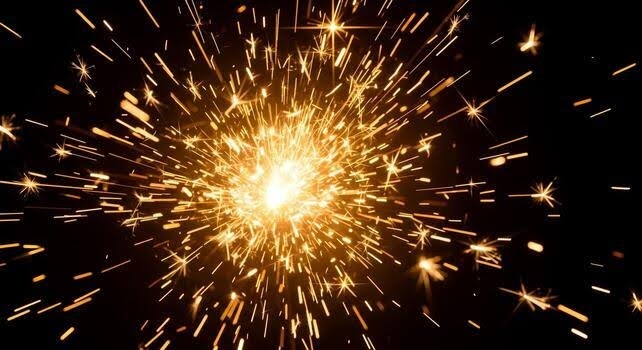
#> input picture reports/fire_smoke_validation/original/sc_01_img_orig_04d1c461_orig.jpg, 642 x 350 px, found by its file name
$ python generate_test_videos.py
#> lines starting #> are read from the running program, lines starting #| are printed output that depends on the picture; after the words box and inside, x2 and y2 are one past the last pixel; in counts of white or black regions, pixels touching at a corner belong together
import os
import cv2
import numpy as np

# [21 lines left out: function create_cctv_frame_base, not called in this run]

def apply_cctv_osd(frame, frame_idx, fps, cam_name="CAM-04 INDUSTRIAL NORTH"):
    """Adds CCTV timestamp, camera name, and REC icon."""
    h, w = frame.shape[:2]
    # Timestamp
    total_sec = frame_idx / fps
    mins = int(total_sec // 60)
    secs = int(total_sec % 60)
    millis = int((total_sec - int(total_sec)) * 100)
    time_str = f"2026-10-06 {mins:02d}:{secs:02d}:{millis:02d} UTC"

    # Sub-surface banner
    cv2.putText(frame, cam_name, (30, 40), cv2.FONT_HERSHEY_SIMPLEX, 0.7, (220, 220, 220), 2, cv2.LINE_AA)
    cv2.putText(frame, time_str, (30, 75), cv2.FONT_HERSHEY_SIMPLEX, 0.6, (180, 180, 180), 2, cv2.LINE_AA)

    # REC dot
    if (frame_idx // 12) % 2 == 0:
        cv2.circle(frame, (w - 80, 40), 7, (0, 0, 240), -1)
        cv2.putText(frame, "REC", (w - 65, 46), cv2.FONT_HERSHEY_SIMPLEX, 0.6, (0, 0, 240), 2, cv2.LINE_AA)
    return frame

def load_source_images():
    base_dir = os.path.join("reports", "fire_smoke_validation", "original")
    sources = {
        "sparks": cv2.imread(os.path.join(base_dir, "sc_01_img_orig_04d1c461_orig.jpg")),
        "fire": cv2.imread(os.path.join(base_dir, "sc_12_img_orig_869f0159_orig.jpg")),
        "smoke": cv2.imread(os.path.join(base_dir, "sc_05_rtsp_c00d3929_orig.jpg")),
        "fire_smoke": cv2.imread(os.path.join(base_dir, "sc_04_img_orig_1a8724fd_orig.jpg")),
        "fog_steam": cv2.imread(os.path.join(base_dir, "sc_14_synthetic_fog_orig.jpg")),
        "dust": cv2.imread(os.path.join(base_dir, "sc_17_synthetic_dust_orig.jpg")),
        "reflection": cv2.imread(os.path.join(base_dir, "sc_19_synthetic_reflections_orig.jpg")),
        "normal": cv2.imread(os.path.join(base_dir, "sc_24_synthetic_night_scene_orig.jpg")),
    }
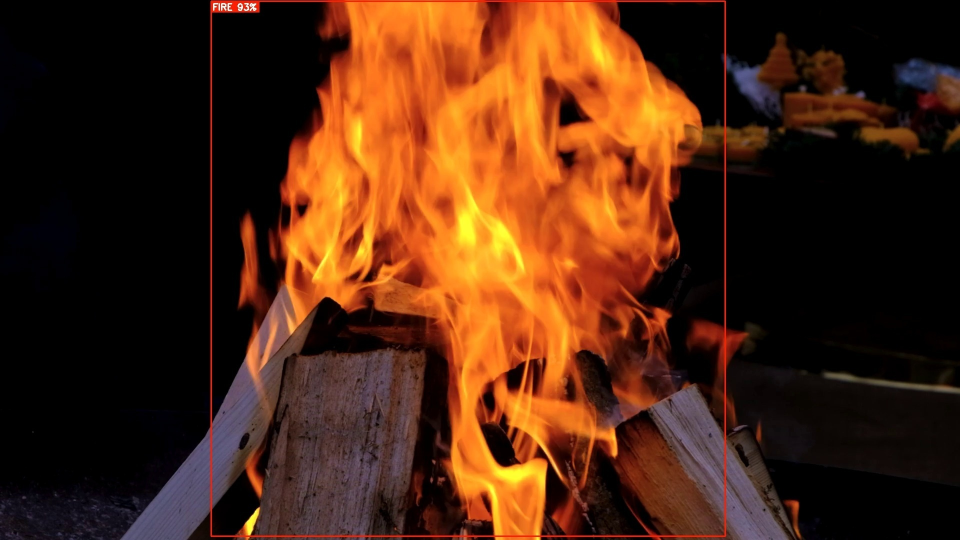
#> input picture reports/fire_smoke_validation/original/sc_12_img_orig_869f0159_orig.jpg, 1920 x 1080 px, found by its file name (shown at 1/2 size)
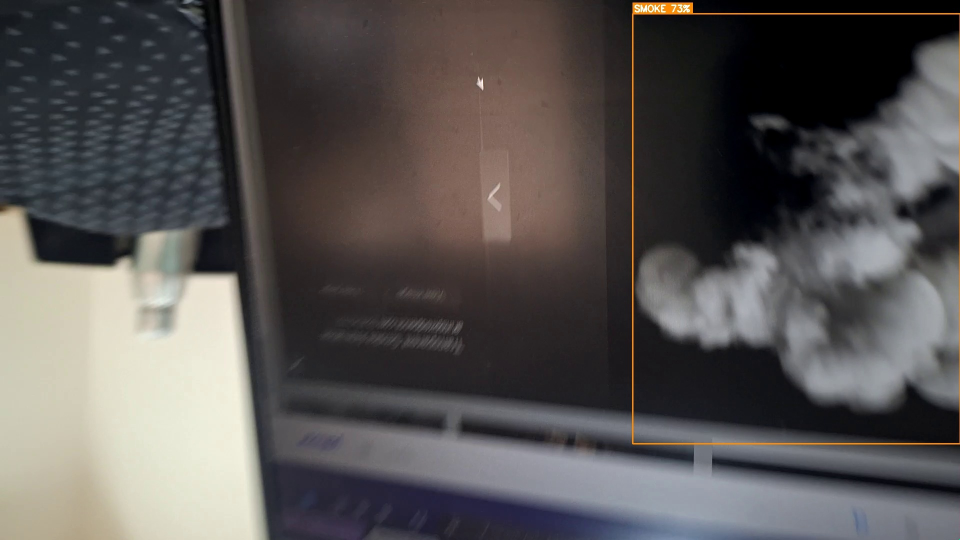
#> input picture reports/fire_smoke_validation/original/sc_05_rtsp_c00d3929_orig.jpg, 1920 x 1080 px, found by its file name (shown at 1/2 size)
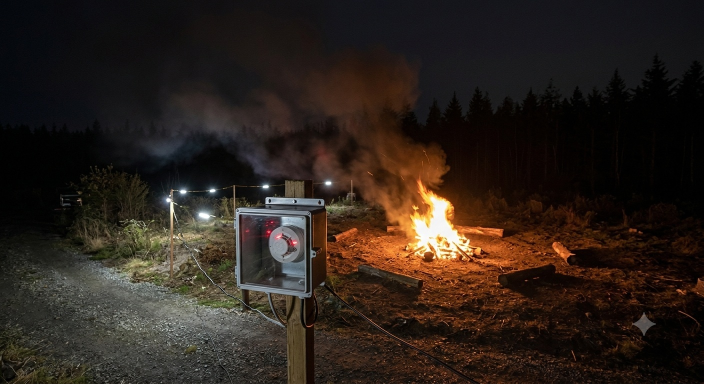
#> input picture reports/fire_smoke_validation/original/sc_04_img_orig_1a8724fd_orig.jpg, 1408 x 768 px, found by its file name (shown at 1/2 size)
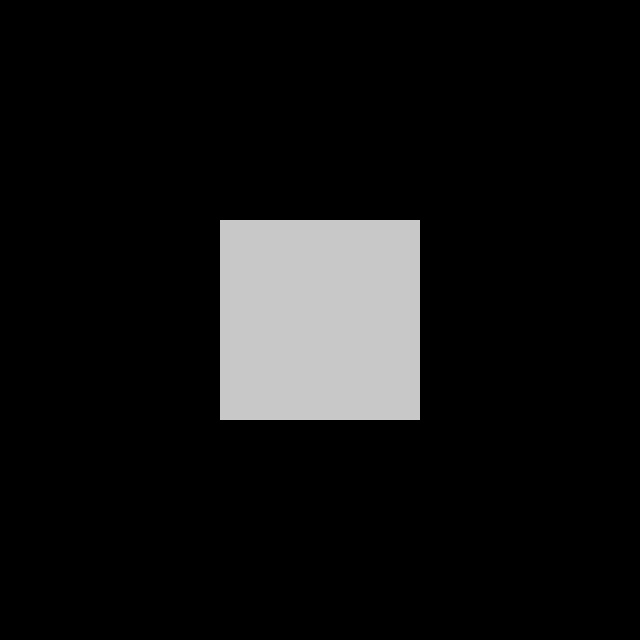
#> input picture reports/fire_smoke_validation/original/sc_14_synthetic_fog_orig.jpg, 640 x 640 px, found by its file name
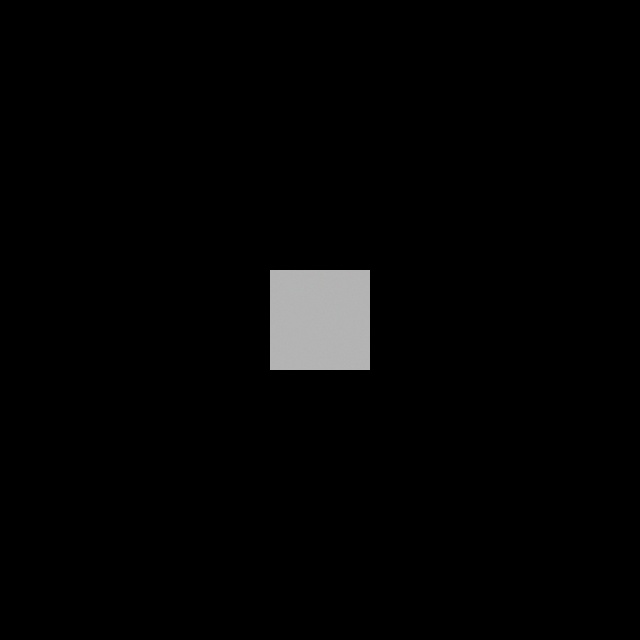
#> input picture reports/fire_smoke_validation/original/sc_17_synthetic_dust_orig.jpg, 640 x 640 px, found by its file name
    return sources

def add_temporal_dynamics(img, frame_idx, target_w=1280, target_h=720):
    """Resizes and adds subtle natural frame-to-frame noise and intensity flicker."""
    resized = cv2.resize(img, (target_w, target_h), interpolation=cv2.INTER_LINEAR)
    # Subtle flicker: +/- 3% brightness
    flicker = 1.0 + 0.03 * np.sin(frame_idx * 0.4) + 0.02 * np.cos(frame_idx * 0.8)
    flickered = np.clip(resized.astype(np.float32) * flicker, 0, 255).astype(np.uint8)
    # Subtle sensor noise
    rng = np.random.RandomState(frame_idx % 1000)
    noise = rng.normal(0, 1.5, flickered.shape).astype(np.float32)
    out = np.clip(flickered.astype(np.float32) + noise, 0, 255).astype(np.uint8)
    return out

def generate_video_1(output_path="test_video_1.mp4", fps=25, duration_sec=30):
    """
    Video 1 Expected Progression:
    00:00 - 00:07.5: Sparks
    00:07.5 - 00:15.0: Fire
    00:15.0 - 00:22.5: Smoke
    00:22.5 - 00:30.0: Fire + Smoke + Sparks
    """
    w, h = 1280, 720
    total_frames = fps * duration_sec
    fourcc = cv2.VideoWriter_fourcc(*'mp4v')
    out = cv2.VideoWriter(output_path, fourcc, fps, (w, h))

    sources = load_source_images()
#> sources = 8 items
    sparks_img = sources["sparks"]
#> sparks_img is the input picture: shape (350, 642, 3); mean B, G, R 23, 40.6, 63.7
    fire_img = sources["fire"]
#> fire_img is the input picture: shape (1080, 1920, 3); mean B, G, R 17.3, 39.3, 78.9
    smoke_img = sources["smoke"]
#> smoke_img is the input picture: shape (1080, 1920, 3); mean B, G, R 83.6, 84.6, 88.1
    fire_smoke_img = sources["fire_smoke"]
#> fire_smoke_img is the input picture: shape (768, 1408, 3); mean B, G, R 27.3, 34.1, 44.3

    # Pre-generate combined Fire+Smoke+Sparks base
    fss_base = cv2.resize(fire_smoke_img, (w, h))
    sparks_resized = cv2.resize(sparks_img, (w, h))
    # Blend sparks into top-right quadrant
    fss_combined = fss_base.copy()
    mask = (sparks_resized > 120).any(axis=2)
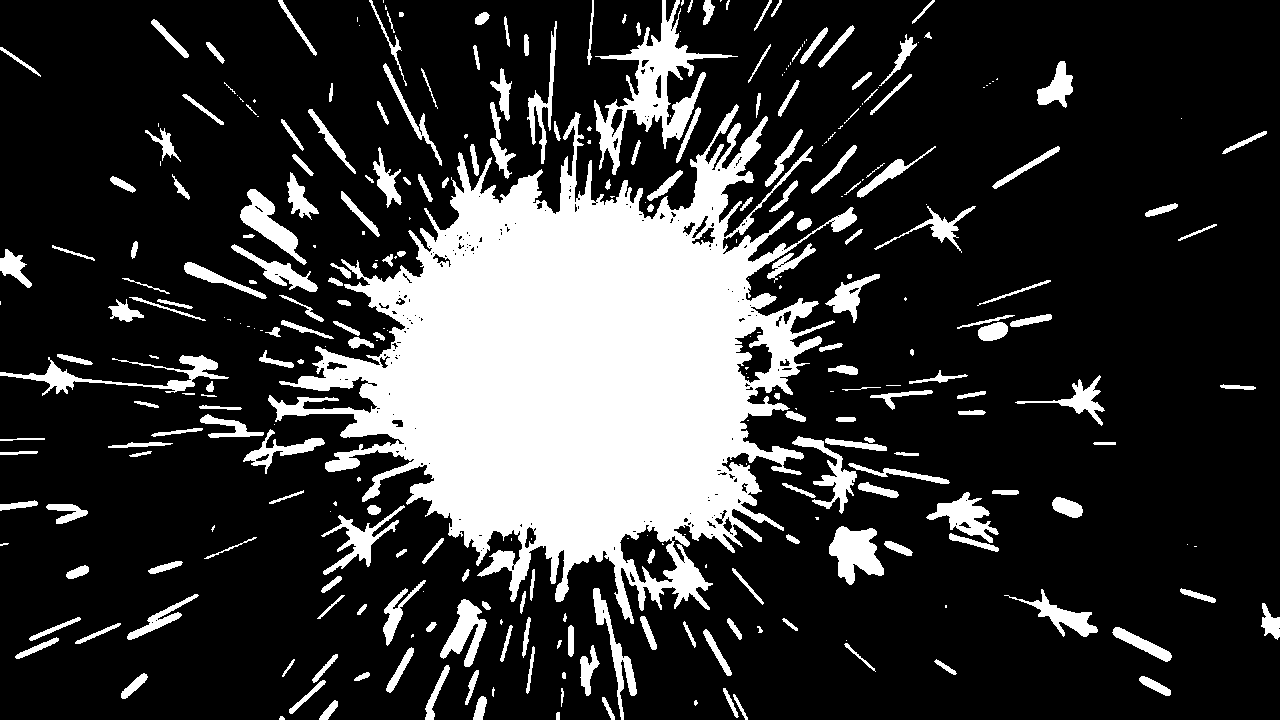
#> mask: shape (720, 1280) bool; 21.5% white; 319 white regions (101 under 20 px), largest, box (x1, y1, x2, y2) and area: (268, 104, 857, 624) 136830, (594, 0, 738, 175) 6105, (0, 355, 229, 396) 2057
    fss_combined[mask] = cv2.addWeighted(fss_base[mask], 0.3, sparks_resized[mask], 0.7, 0)

    print(f"Generating {output_path} ({total_frames} frames @ {fps} FPS)...")
    for idx in range(total_frames):
        sec = idx / fps
        if sec < 7.5:
            base = add_temporal_dynamics(sparks_img, idx, w, h)
        elif sec < 15.0:
            base = add_temporal_dynamics(fire_img, idx, w, h)
        elif sec < 22.5:
            base = add_temporal_dynamics(smoke_img, idx, w, h)
        else:
            base = add_temporal_dynamics(fss_combined, idx, w, h)

        frame = apply_cctv_osd(base, idx, fps, "CAM-01 WORKSHOP & STORAGE")
        out.write(frame)
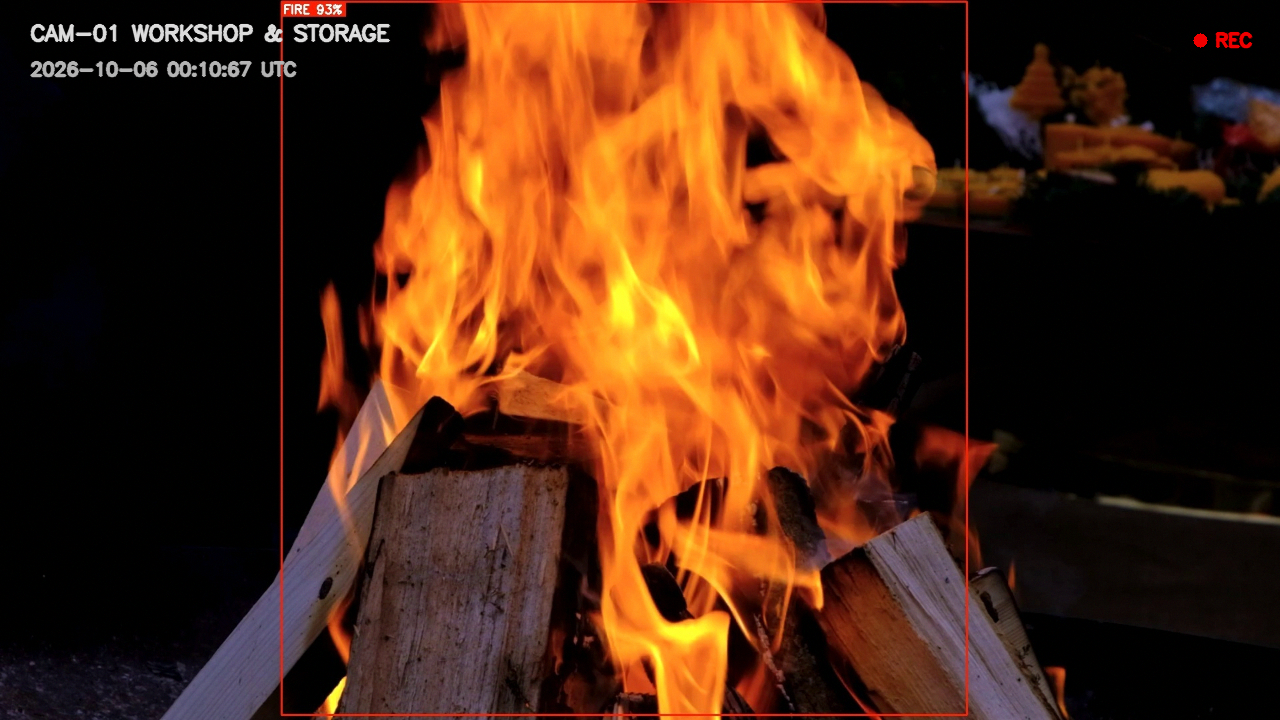
#> base: shape (720, 1280, 3); mean B, G, R 18.4, 40.8, 80.9

    out.release()
    print(f"Successfully generated {output_path}")

# [50 lines left out: function generate_video_2, not called in this run]

if __name__ == "__main__":
#> (the run stopped early here; a loop or call above may not have finished)
